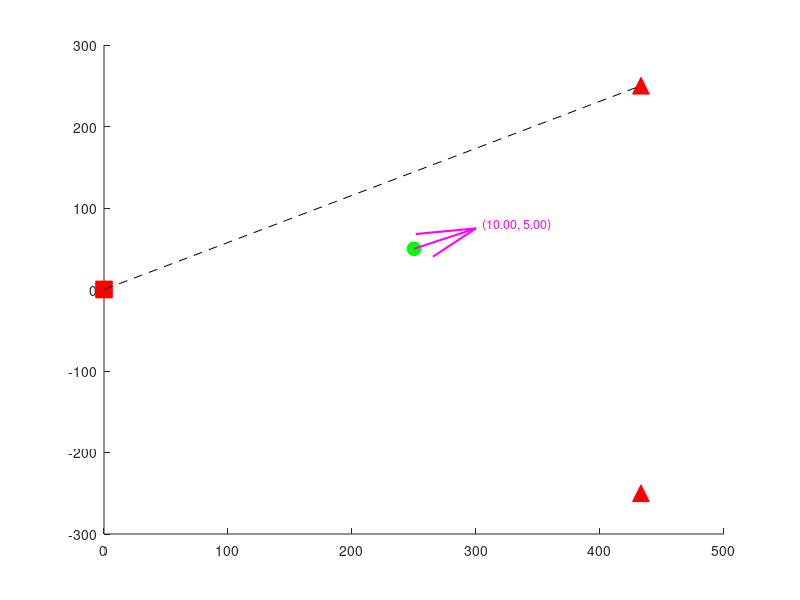

MATLAB code for this plot: (Note: this script raises an error after producing the figure.)
clear;
clc;
close all;

% --- 参数定义 ---
% 基站几何配置 (等边三角形，边长500m)
L = 500;                % 基站间距离 500m
pos_tx = [0, 0];        % 发射基站位置 [x, y]
pos_rx1 = [L*sqrt(3)/2, L/2];   % 接收基站1位置 [x, y]
pos_rx2 = [L*sqrt(3)/2, -L/2];  % 接收基站2位置 [x, y]

% 目标参数
target_pos = [250, 50];      % 目标位置 [x, y] (m)
target_vel = [10, 5];

% --- 绘图 ---
% 创建一个新的图形窗口
figure;
hold on; % 允许在同一图形上叠加绘制多个对象

% 绘制发射基站 (Tx) - 使用红色方块表示
plot(pos_tx(1), pos_tx(2), 'rs', 'MarkerSize', 12, 'MarkerFaceColor', 'r', 'DisplayName', 'Tx');


% 绘制接收基站 (Rx1 和 Rx2) - 使用红色上三角表示
plot(pos_rx1(1), pos_rx1(2), 'r^', 'MarkerSize', 12, 'MarkerFaceColor', 'r', 'DisplayName', 'Rx1');
plot(pos_rx2(1), pos_rx2(2), 'r^', 'MarkerSize', 12, 'MarkerFaceColor', 'r', 'DisplayName', 'Rx2'); 


% 绘制无人机目标 - 使用绿色圆圈表示
plot(target_pos(1), target_pos(2), 'go', 'MarkerSize', 10, 'MarkerFaceColor', 'g', 'DisplayName', 'UAV Target');
% 绘制目标速度矢量
quiver(target_pos(1), target_pos(2), target_vel(1)*5, target_vel(2)*5, 'm', 'LineWidth', 1.5, 'MaxHeadSize', 0.5, 'AutoScale', 'off', 'DisplayName', 'Velocity Vector'); 
text(target_pos(1) + target_vel(1)*5 + 5, target_pos(2) + target_vel(2)*5 + 5, sprintf('(%.2f, %.2f)', target_vel(1), target_vel(2)), 'FontSize', 9, 'Color', 'm');

% 绘制基站之间的连线
h_line1 = plot([pos_tx(1), pos_rx1(1)], [pos_tx(2), pos_rx1(2)], 'k--'); % Tx 到 Rx1
set(get(get(h_line1,'Annotation'),'LegendInformation'),'IconDisplayStyle','off');

h_line2 = plot([pos_tx(1), pos_rx2(1)], [pos_tx(2), pos_rx2(2)], 'k--'); % Tx 到 Rx2
set(get(get(h_line2,'Annotation'),'LegendInformation'),'IconDisplayStyle','off');

h_line3 = plot([pos_rx1(1), pos_rx2(1)], [pos_rx1(2), pos_rx2(2)], 'k--'); % Rx1 到 Rx2
set(get(get(h_line3,'Annotation'),'LegendInformation'),'IconDisplayStyle','off');

% --- 绘制信号路径 ---
signal_path_color = 'b'; % 信号路径线条颜色
signal_path_linestyle = '--'; % 信号路径线型
signal_path_linewidth = 2;   % 信号路径线宽

% 箭头参数
arrow_color = 'b'; % 箭头颜色 (黑色)
arrow_scale = 0.7; % 箭头整体缩放因子
arrow_linewidth = 2; % 箭头线宽
arrow_headsize_multiplier = 8; % 箭头头部大小乘数 (实际MaxHeadSize = multiplier * scale)
arrow_body_length_factor = 0.25; % 箭头箭身长度因子 (相对于线段向量的部分长度)
arrow_tail_offset_factor = 0.125; % 箭头尾部从线段中点向后的偏移因子

% 1. Tx -> UAV 信号路径
line_path_tx_uav = [pos_tx; target_pos];
plot(line_path_tx_uav(:,1), line_path_tx_uav(:,2), ...
     'Color', signal_path_color, 'LineStyle', signal_path_linestyle, 'LineWidth', signal_path_linewidth, ...
     'HandleVisibility', 'off');

mid_point_tx_uav = mean(line_path_tx_uav);
vec_tx_uav = diff(line_path_tx_uav);
quiver(mid_point_tx_uav(1) - vec_tx_uav(1)*arrow_tail_offset_factor*arrow_scale, ...
       mid_point_tx_uav(2) - vec_tx_uav(2)*arrow_tail_offset_factor*arrow_scale, ...
       vec_tx_uav(1)*arrow_body_length_factor*arrow_scale, ...
       vec_tx_uav(2)*arrow_body_length_factor*arrow_scale, 0, ...
       'Color', arrow_color, 'LineWidth', arrow_linewidth, ... 
       'MaxHeadSize', arrow_headsize_multiplier*arrow_scale, 'HandleVisibility', 'off');

% 2. UAV -> Rx1 信号路径
line_path_uav_rx1 = [target_pos; pos_rx1];
plot(line_path_uav_rx1(:,1), line_path_uav_rx1(:,2), ...
     'Color', signal_path_color, 'LineStyle', signal_path_linestyle, 'LineWidth', signal_path_linewidth, ...
     'HandleVisibility', 'off');

mid_point_uav_rx1 = mean(line_path_uav_rx1);
vec_uav_rx1 = diff(line_path_uav_rx1);
quiver(mid_point_uav_rx1(1) - vec_uav_rx1(1)*arrow_tail_offset_factor*arrow_scale, ...
       mid_point_uav_rx1(2) - vec_uav_rx1(2)*arrow_tail_offset_factor*arrow_scale, ...
       vec_uav_rx1(1)*arrow_body_length_factor*arrow_scale, ...
       vec_uav_rx1(2)*arrow_body_length_factor*arrow_scale, 0, ...
       'Color', arrow_color, 'LineWidth', arrow_linewidth, ... 
       'MaxHeadSize', arrow_headsize_multiplier*arrow_scale, 'HandleVisibility', 'off');

% 3. UAV -> Rx2 信号路径
line_path_uav_rx2 = [target_pos; pos_rx2];
plot(line_path_uav_rx2(:,1), line_path_uav_rx2(:,2), ...
     'Color', signal_path_color, 'LineStyle', signal_path_linestyle, 'LineWidth', signal_path_linewidth, ...
     'DisplayName', 'Signal Path');

mid_point_uav_rx2 = mean(line_path_uav_rx2);
vec_uav_rx2 = diff(line_path_uav_rx2);
quiver(mid_point_uav_rx2(1) - vec_uav_rx2(1)*arrow_tail_offset_factor*arrow_scale, ...
       mid_point_uav_rx2(2) - vec_uav_rx2(2)*arrow_tail_offset_factor*arrow_scale, ...
       vec_uav_rx2(1)*arrow_body_length_factor*arrow_scale, ...
       vec_uav_rx2(2)*arrow_body_length_factor*arrow_scale, 0, ...
       'Color', arrow_color, 'LineWidth', arrow_linewidth, ... 
       'MaxHeadSize', arrow_headsize_multiplier*arrow_scale, 'HandleVisibility', 'off');

% --- 图形设置 ---
title('Base Station and UAV Target Position Diagram'); 
xlabel('X Coordinate (m)');                    
ylabel('Y Coordinate (m)');                    
grid on;                               
% 设置坐标轴范围
axis equal;                            
ylim([-350, 350]); %
legend('show', 'Location', 'northwest');   
hold off;                              